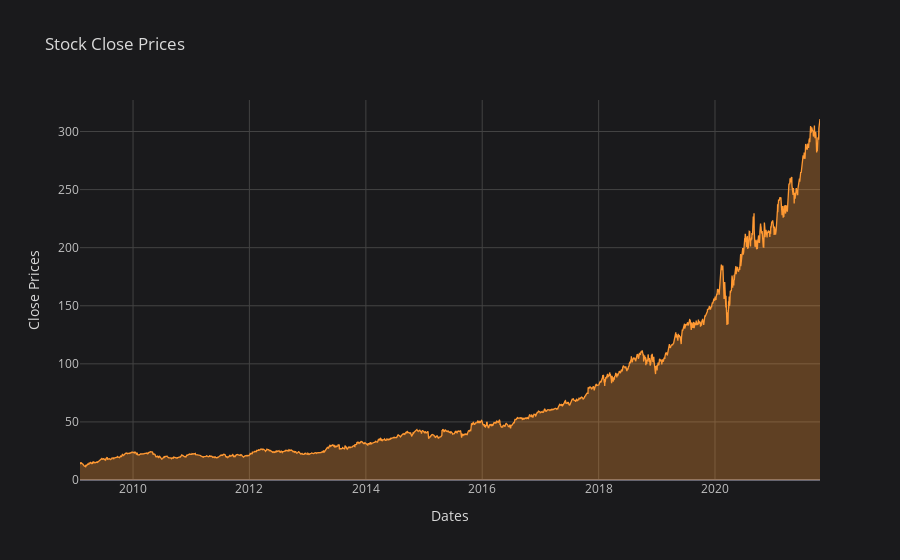

Notebook code for this chart:
### Markdown cell above
## Data Visualization

### Code cell
msft_close.iplot(title='Stock Close Prices', fill = True, xTitle='Dates',yTitle='Close Prices', theme='space')

### Figure 1 — Plotly figure (JSON) as saved in the notebook; plotly's stock layout.template omitted (floating-point values rounded to 4 significant figures; data arrays with more than 128 entries replaced by an {"elided": "..."} marker saying what was removed)
{"data": [{"fill": "tozeroy", "fillcolor": "rgba(255, 153, 51, 0.3)", "line": {"color": "rgba(255, 153, 51, 1.0)", "dash": "solid", "shape": "linear", "width": 1.3}, "mode": "lines", "name": "Close", "text": "", "type": "scatter", "x": {"elided": "3204 str values"}, "y": {"elided": "3204 float values"}}], "layout": {"legend": {"bgcolor": "#1A1A1C", "font": {"color": "#D9D9D9"}}, "paper_bgcolor": "#1A1A1C", "plot_bgcolor": "#1A1A1C", "title": {"font": {"color": "#D9D9D9"}, "text": "Stock Close Prices"}, "xaxis": {"gridcolor": "#434343", "showgrid": true, "tickfont": {"color": "#C2C2C2"}, "title": {"font": {"color": "#D9D9D9"}, "text": "Dates"}, "zerolinecolor": "#666570"}, "yaxis": {"gridcolor": "#434343", "showgrid": true, "tickfont": {"color": "#C2C2C2"}, "title": {"font": {"color": "#D9D9D9"}, "text": "Close Prices"}, "zerolinecolor": "#666570"}}}
